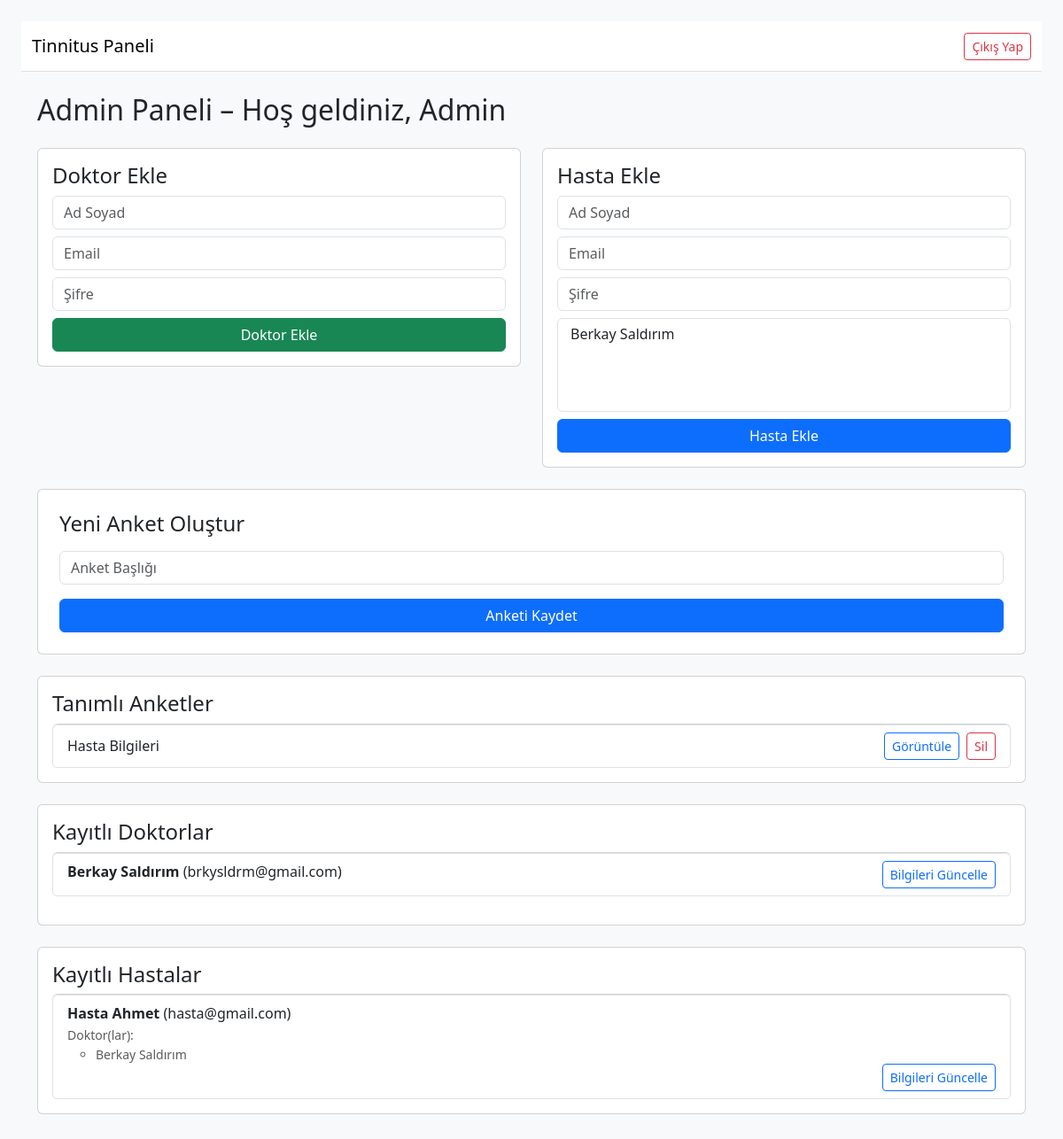
Page /admin (signed in) on the earlier database version.
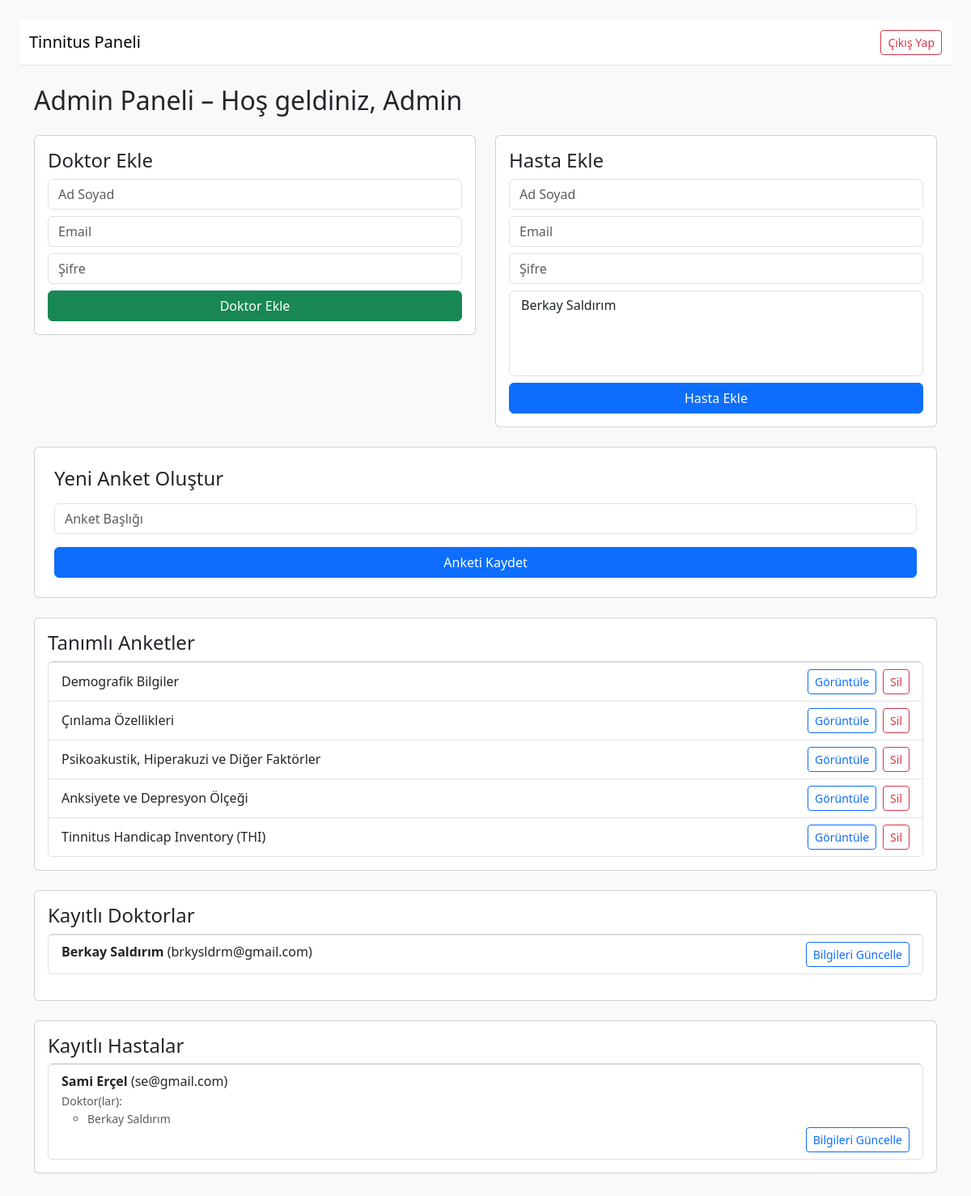
Same page on the later database version.
### app.py (models this page shows)
class Anket(db.Model):
    id = db.Column(db.Integer, primary_key=True)
    baslik = db.Column(db.String(100), nullable=False)
    sorular = db.relationship('Soru', backref='anket', cascade='all, delete-orphan')

class User(UserMixin, db.Model):
    id = db.Column(db.Integer, primary_key=True)
    email = db.Column(db.String(150), unique=True, nullable=False)
    password = db.Column(db.String(100), nullable=False)
    role = db.Column(db.String(20))  # 'admin', 'doktor', 'hasta'
    name = db.Column(db.String(100))

### app.py (the view)
@app.route('/admin')
@login_required
def admin_panel():
    if current_user.role != 'admin':
        return redirect('/')
    doktorlar = User.query.filter_by(role='doktor').all()
    hastalar = User.query.filter_by(role='hasta').all()
    anketler = Anket.query.all()
    iliskiler = PatientDoctor.query.all()
    doktor_dict = {doktor.id: doktor for doktor in doktorlar}
    hasta_doktor_map = {}
    for iliski in iliskiler:
        doktor = doktor_dict.get(iliski.doktor_id)
        if doktor:
            hasta_doktor_map.setdefault(iliski.hasta_id, []).append(doktor)
    return render_template(
        'admin_panel.html',
        user=current_user,
        doktorlar=doktorlar,
        hastalar=hastalar,
        anketler=anketler,
        hasta_doktor_iliskileri=iliskiler,
        hasta_doktor_map=hasta_doktor_map
    )

### app.py (called while the page is built)
@login_manager.user_loader
def load_user(user_id):
    return User.query.get(int(user_id))

### templates/admin_panel.html (shortened to what the changed rows need)
<!DOCTYPE html>
<html>
<head>
    <link href="https://cdn.jsdelivr.net/npm/bootstrap@5.3.0/dist/css/bootstrap.min.css" rel="stylesheet">
</head>
<body class="bg-light p-4">
<div class="container">
    <h2 class="mb-4">Admin Paneli – Hoş geldiniz, {{ user.name }}</h2>
    <div class="card p-3 mb-4">
        <ul class="list-group">
            {% for anket in anketler %}
                <li class="list-group-item d-flex justify-content-between align-items-center">
                    {{ anket.baslik }}
                    <div class="d-flex gap-2">
                        <a href="/admin/anket/{{ anket.id }}" class="btn btn-sm btn-outline-primary">Görüntüle</a>
                        <form method="POST" action="/admin/anket_sil/{{ anket.id }}" onsubmit="return confirm('Bu anketi silmek istediğinize emin misiniz?');">
                            <button type="submit" class="btn btn-sm btn-outline-danger">Sil</button>
                        </form>
                    </div>
                </li>
            {% endfor %}
        </ul>
    </div>
    <div class="card p-3 mb-4">
        <ul class="list-group mb-3">
            {% for doktor in doktorlar %}
                <li class="list-group-item">
                    <strong>{{ doktor.name }}</strong> ({{ doktor.email }})
                    <button class="btn btn-sm btn-outline-primary float-end" data-bs-toggle="collapse" data-bs-target="#doktor-{{ doktor.id }}">Bilgileri Güncelle</button>
                </li>
            {% endfor %}
        </ul>
    </div>
    <div class="card p-3 mb-4">
        <ul class="list-group">
            {% for hasta in hastalar %}
                <li class="list-group-item">
                    <div>
                        <strong>{{ hasta.name }}</strong> ({{ hasta.email }})<br>
                        <small class="text-muted">
                            Doktor(lar):
                            {% if hasta.id in hasta_doktor_map %}
                                <ul class="mb-0">
                                    {% for doktor in hasta_doktor_map[hasta.id] %}
                                        <li>{{ doktor.name }}</li>
                                    {% endfor %}
                                </ul>
                            {% else %}
                                Tanımsız
                            {% endif %}
                        </small>
                    </div>
                    <button class="btn btn-sm btn-outline-primary float-end" data-bs-toggle="collapse" data-bs-target="#hasta-{{ hasta.id }}">Bilgileri Güncelle</button>
                </li>
            {% endfor %}
        </ul>
    </div>
</div>
</body>
</html>

Differences in the rows shown:
changed Anket: baslik "Hasta Bilgileri" → "Demografik Bilgiler"
added Anket: baslik "Çınlama Özellikleri"
added Anket: baslik "Psikoakustik, Hiperakuzi ve Diğer Faktörler"
added Anket: baslik "Anksiyete ve Depresyon Ölçeği"
added Anket: baslik "Tinnitus Handicap Inventory (THI)"
changed User: name "Hasta Ahmet" → "Sami Erçel"; email "hasta@gmail.com" → "se@gmail.com"
